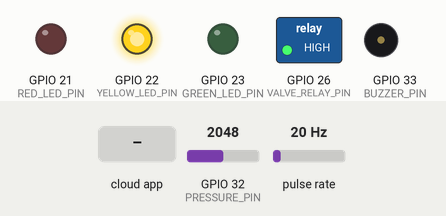
Recording of a sketch running on a simulated ESP32. Parts: switched loads named in the sketch (green lamp = pin HIGH), output pins drawn as LEDs (lit = HIGH), buzzer (waves = sounding, pin HIGH). Wiring (inferred from the names in the program): pulse sensor: data GPIO 4. Dashed ring = blinking. The test bench sets the inputs (shaded band); at power-on: GPIO 32 (PRESSURE_PIN) = 2048, pulse rate 20 Hz. WiFi joins after 1.5 s; servers stay silent unless stated; the Firebase database answers and starts empty; web services answer with replies made up by the test bench; what the sketch prints to the serial monitor is not drawn.

Above: at 3.7 s.
3.8 s: GPIO 32 (PRESSURE_PIN) set to 2937
6.8 s: GPIO 32 (PRESSURE_PIN) set to 3052
At 8.3 s:
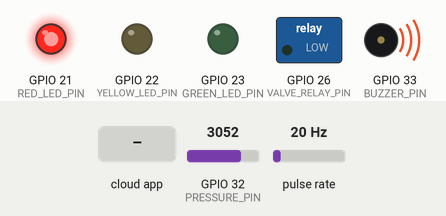
9.0 s: the phone or cloud app sets pump to 1
At 9.31 s:
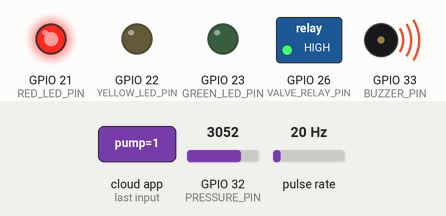
12.0 s: the phone or cloud app sets pump to 0
At 12.7 s:
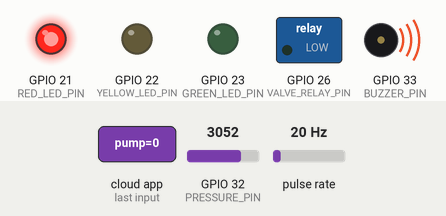
13.5 s: GPIO 32 (PRESSURE_PIN) set to 1960
At 13.9 s:
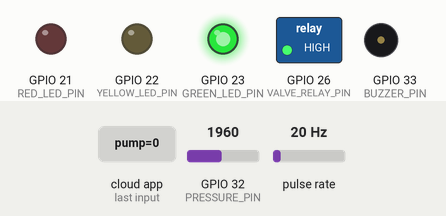
16.5 s: GPIO 32 (PRESSURE_PIN) set to 2053
At 17.31 s:
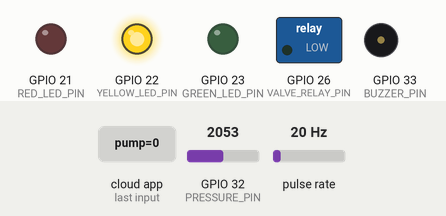
Timing chart, 0 to 20.5 s (numbered marks = the images above; inputs shaded):
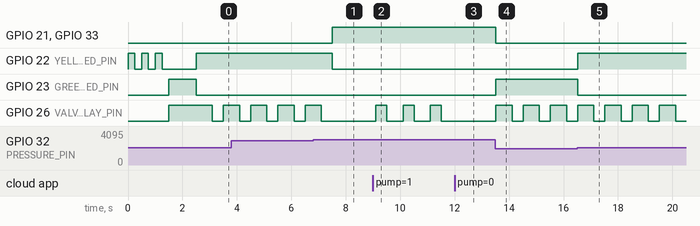

Measured:
- the behaviour switches between 2999 and 3000 on GPIO 32 (PRESSURE_PIN) (found by bisection; images 0 and 1)
- the behaviour switches between 1999 and 2000 on GPIO 32 (PRESSURE_PIN) (found by bisection; images 4 and 5)
- after the input at 6.8 s, GPIO 21 (RED_LED_PIN), GPIO 33 (BUZZER_PIN): LOW → HIGH after 0.71 s; GPIO 22 (YELLOW_LED_PIN): HIGH → LOW after 0.71 s; GPIO 26 (VALVE_RELAY_PIN): goes on until 7.1 s, then stays LOW
- after the input at 9.0 s, GPIO 26 (VALVE_RELAY_PIN): alternates HIGH for 0.40 s and LOW for 0.60 s, starting after 0.11 s
- after the input at 12.0 s, GPIO 26 (VALVE_RELAY_PIN): stays LOW (without the input it goes to HIGH after 0.11 s)
- after the input at 13.5 s, GPIO 21 (RED_LED_PIN), GPIO 33 (BUZZER_PIN): HIGH → LOW at once; GPIO 23 (GREEN_LED_PIN): LOW → HIGH at once; GPIO 26 (VALVE_RELAY_PIN): alternates HIGH for 0.60 s and LOW for 0.40 s, starting at once
- after the input at 16.5 s, GPIO 22 (YELLOW_LED_PIN): LOW → HIGH at once; GPIO 23 (GREEN_LED_PIN): HIGH → LOW at once
- by itself, GPIO 26 (VALVE_RELAY_PIN): alternates HIGH for 0.60 s and LOW for 0.40 s

The sketch:

Aquaflow.ino
```cpp
#include <WiFi.h>
#include <HTTPClient.h>
#include <Firebase_ESP_Client.h>

// ===== WiFi Credentials =====
const char* ssid = "YOUR_WIFI";
const char* password = "YOUR_PASSWORD";

// ===== Firebase =====
#define API_KEY "YOUR_FIREBASE_API_KEY"
#define DATABASE_URL "https://your-project-id.firebaseio.com/"

FirebaseData fbdo;
FirebaseAuth auth;
FirebaseConfig config;

// ===== Telegram =====
String BOT_TOKEN = "8763840438:AAGFWoQXq4eFkLEr-uZTK0LeWoBHyFGoUfU";
String CHAT_ID = "6948428956";

// ===== Pins =====
const int FLOW_SENSOR_PIN = 4;
const int PRESSURE_PIN    = 32;
const int VALVE_RELAY_PIN = 26;
const int BUZZER_PIN      = 33;
const int RED_LED_PIN     = 21;
const int YELLOW_LED_PIN  = 22;
const int GREEN_LED_PIN   = 23;

// ===== Flow =====
volatile int pulseCount = 0;
float flowRate = 0.0;
unsigned long oldTime = 0;

// ===== Thresholds =====
const int WARNING_PRESSURE_LIMIT = 2000;
const int HIGH_PRESSURE_LIMIT    = 3000;
bool alertSent = false;

// ===== Interrupt =====
void IRAM_ATTR pulseCounter() {
  pulseCount++;
}

void setup() {
  Serial.begin(115200);

  pinMode(FLOW_SENSOR_PIN, INPUT_PULLUP);
  pinMode(PRESSURE_PIN, INPUT);
  pinMode(VALVE_RELAY_PIN, OUTPUT);
  pinMode(BUZZER_PIN, OUTPUT);
  pinMode(RED_LED_PIN, OUTPUT);
  pinMode(YELLOW_LED_PIN, OUTPUT);
  pinMode(GREEN_LED_PIN, OUTPUT);

  attachInterrupt(digitalPinToInterrupt(FLOW_SENSOR_PIN), pulseCounter, FALLING);

  // ===== WiFi =====
  Serial.println("Connecting to WiFi...");
  WiFi.begin(ssid, password);

  unsigned long startAttemptTime = millis();

  while (WiFi.status() != WL_CONNECTED && millis() - startAttemptTime < 10000) {
    digitalWrite(YELLOW_LED_PIN, HIGH); delay(250);
    digitalWrite(YELLOW_LED_PIN, LOW); delay(250);
    Serial.print(".");
  }

  if (WiFi.status() == WL_CONNECTED) {
    digitalWrite(GREEN_LED_PIN, HIGH);
    Serial.println("\nWiFi Connected!");
  } else {
    Serial.println("\nWiFi Failed!");
  }

  // ===== Firebase Init =====
  config.api_key = API_KEY;
  config.database_url = DATABASE_URL;

  Firebase.begin(&config, &auth);
  Firebase.reconnectWiFi(true);

  Serial.println("Firebase Connected");

  digitalWrite(VALVE_RELAY_PIN, HIGH);
  digitalWrite(BUZZER_PIN, LOW);
  delay(1000);
}

void loop() {
  int pressureValue = analogRead(PRESSURE_PIN);

  if ((millis() - oldTime) > 1000) {

    detachInterrupt(digitalPinToInterrupt(FLOW_SENSOR_PIN));
    flowRate = ((1000.0 / (millis() - oldTime)) * pulseCount) / 7.5;
    oldTime = millis();
    pulseCount = 0;
    attachInterrupt(digitalPinToInterrupt(FLOW_SENSOR_PIN), pulseCounter, FALLING);

    Serial.print("Dial: ");
    Serial.print(pressureValue);
    Serial.print(" | Flow: ");
    Serial.print(flowRate);
    Serial.print(" L/min");

    String status = "NORMAL";

    if (pressureValue >= HIGH_PRESSURE_LIMIT) {
      Serial.println(" | 🔴 CRITICAL");

      digitalWrite(RED_LED_PIN, HIGH);
      digitalWrite(YELLOW_LED_PIN, LOW);
      digitalWrite(GREEN_LED_PIN, LOW);
      digitalWrite(VALVE_RELAY_PIN, LOW);
      digitalWrite(BUZZER_PIN, HIGH);

      status = "CRITICAL";

      if (!alertSent) {
        sendTelegramAlert("🚨 CRITICAL ALARM! Pressure Spike Detected.");
        alertSent = true;
      }

    } else if (pressureValue >= WARNING_PRESSURE_LIMIT) {
      Serial.println(" | 🟡 WARNING");

      digitalWrite(RED_LED_PIN, LOW);
      digitalWrite(YELLOW_LED_PIN, HIGH);
      digitalWrite(GREEN_LED_PIN, LOW);
      digitalWrite(VALVE_RELAY_PIN, HIGH);
      digitalWrite(BUZZER_PIN, LOW);

      status = "WARNING";
      alertSent = false;

    } else {
      Serial.println(" | 🟢 NORMAL");

      digitalWrite(RED_LED_PIN, LOW);
      digitalWrite(YELLOW_LED_PIN, LOW);
      digitalWrite(GREEN_LED_PIN, HIGH);
      digitalWrite(VALVE_RELAY_PIN, HIGH);
      digitalWrite(BUZZER_PIN, LOW);

      status = "NORMAL";
      alertSent = false;
    }

    // ===== FIREBASE SEND =====
    if (WiFi.status() == WL_CONNECTED) {
      Firebase.RTDB.setInt(&fbdo, "/sensor/pressure", pressureValue);
      Firebase.RTDB.setFloat(&fbdo, "/sensor/flow", flowRate);
      Firebase.RTDB.setString(&fbdo, "/system/status", status);
    }

    // ===== REMOTE CONTROL =====
    int remotePump;
    if (Firebase.RTDB.getInt(&fbdo, "/control/pump")) {
      remotePump = fbdo.intData();

      if (remotePump == 1) {
        digitalWrite(VALVE_RELAY_PIN, HIGH);
      } else {
        digitalWrite(VALVE_RELAY_PIN, LOW);
      }
    }
  }
}

// ===== TELEGRAM =====
void sendTelegramAlert(String customMessage) {
  if (WiFi.status() == WL_CONNECTED) {
    HTTPClient http;

    String url = "https://api.telegram.org/bot" + BOT_TOKEN +
                 "/sendMessage?chat_id=" + CHAT_ID +
                 "&text=" + urlencode(customMessage);

    http.begin(url);
    http.GET();
    http.end();
  }
}

// ===== URL ENCODE =====
String urlencode(String str) {
  String encoded = "";
  char c, code0, code1;
  for (int i = 0; i < str.length(); i++) {
    c = str.charAt(i);
    if (isalnum(c)) encoded += c;
    else {
      code1 = (c & 0xf) + '0';
      if ((c & 0xf) > 9) code1 = (c & 0xf) - 10 + 'A';
      c = (c >> 4) & 0xf;
      code0 = c + '0';
      if (c > 9) code0 = c - 10 + 'A';
      encoded += '%'; encoded += code0; encoded += code1;
    }
  }
  return encoded;
}
```
